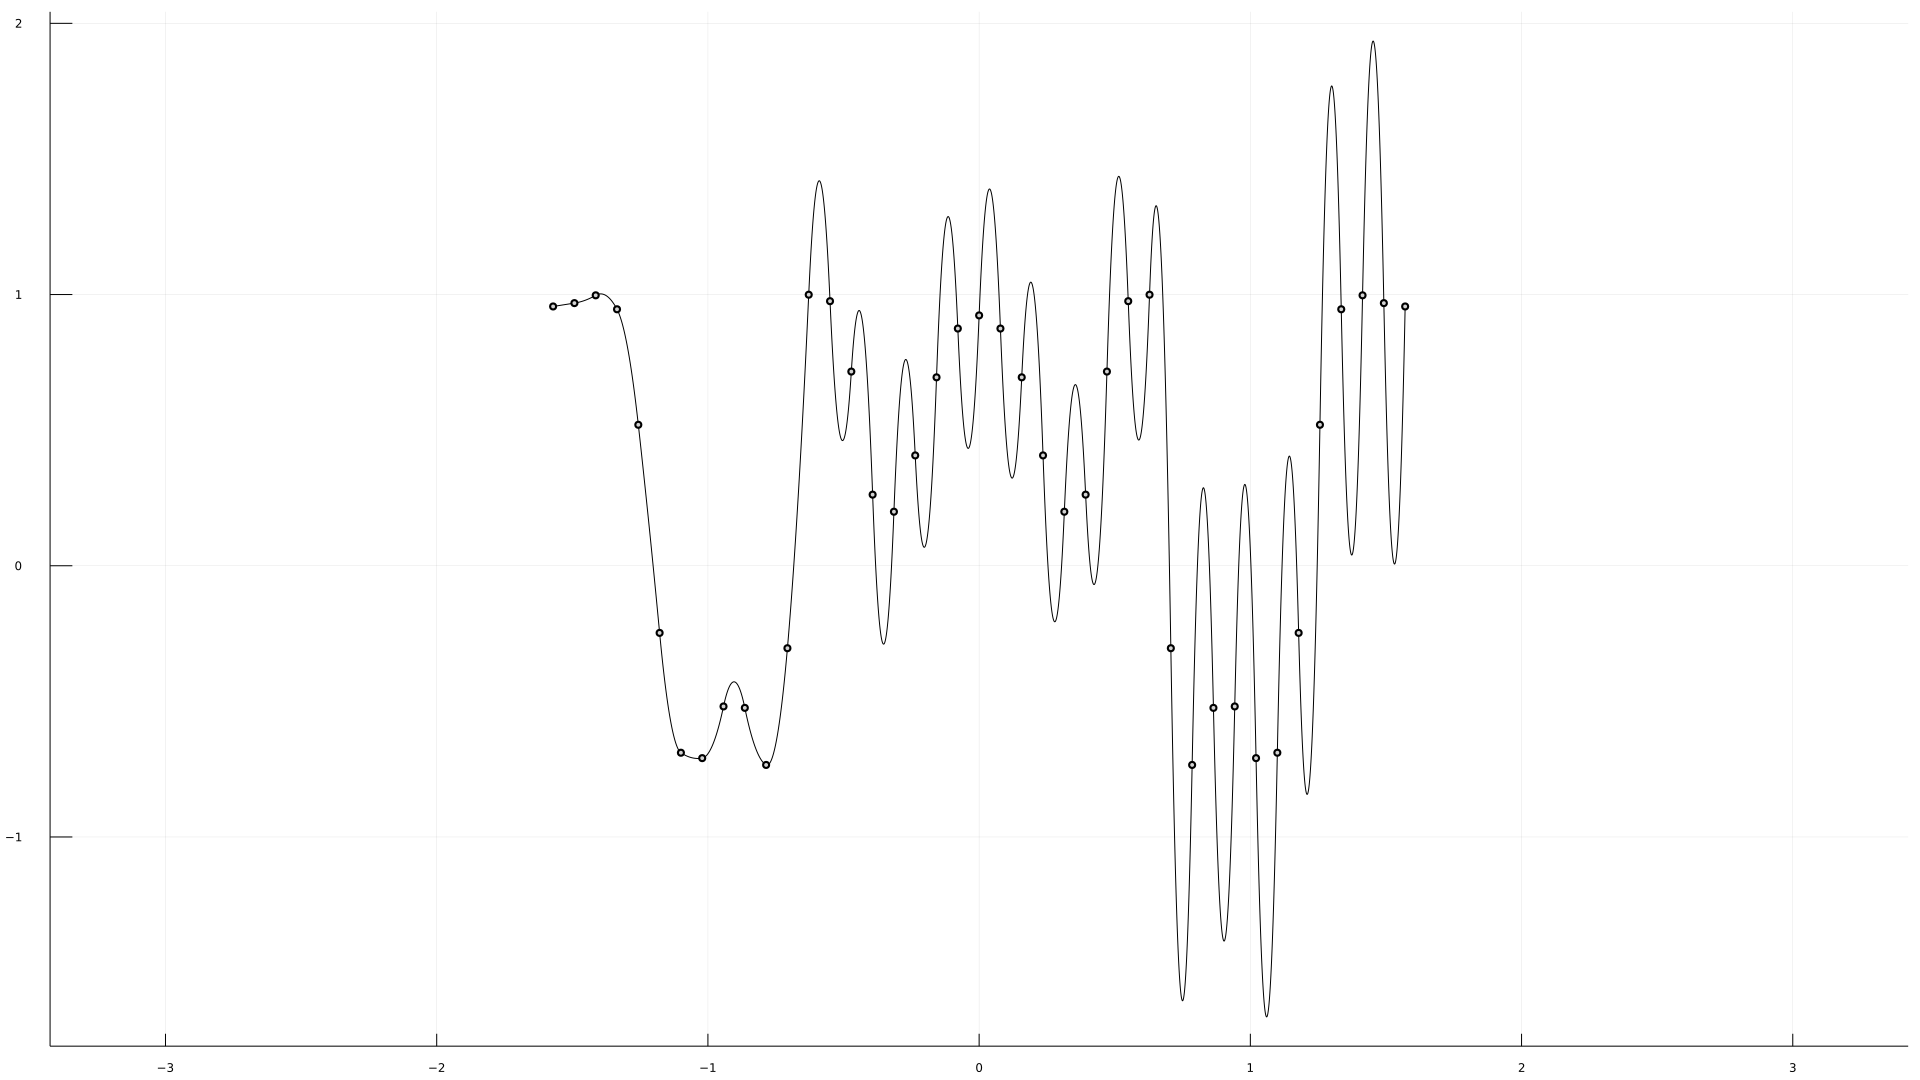

Recreate this plot in Julia.
using Plots
gr(size=(1920,1080))

function Spline_quadratica4(x,y)
    n = length(x) - 1
    a = copy(y)
    h = zeros(n)
    for i = 1:(n)
        h[i] = x[i+1]-x[i]
    end
    α = zeros(n+1)
    for i = 2:(n)
        α[i] = (a[i+1]-a[i])/h[i] - (a[i]-a[i-1])/h[i-1]
    end
    c = zeros(n+1)
    for i = 2:n
        c[i] = (α[i] - c[i-1]h[i-1])/h[i]
    end
    b = zeros(n+1)
    for i = 1:n
        b[i] = (a[i+1]-a[i])/h[i] - c[i]*h[i]
    end
    b[n+1] = b[n] + 2*c[n]*h[n]
    #plot
    #Sj(x) = aj + bj(x - xj) + cj(x - xj)^2
    for i = 1:n
        f(z) = a[i] + b[i]*(z - x[i]) + c[i]*(z - x[i])^2
        s = range(x[i],x[i+1]; length=100)
        if i == 1
            plot(f,s, c=:black, leg=false)
        else
            plot!(f,s, c=:black, leg=false)
        end
    end
    scatter!(x, a, c=:lightgray, aspect_ratio=:equal,leg=false)
    savefig("Splines quadraticas 1.png")
end
